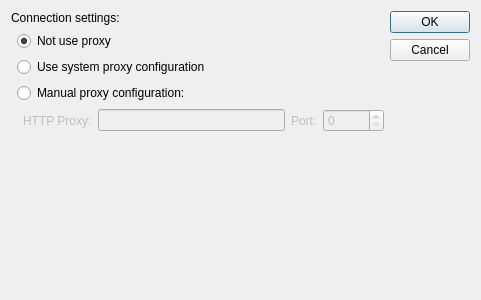
<?xml version="1.0" encoding="UTF-8"?>
<ui version="4.0">
 <class>NetworkConnectionsDialog</class>
 <widget class="QDialog" name="NetworkConnectionsDialog">
  <property name="geometry">
   <rect>
    <x>0</x>
    <y>0</y>
    <width>481</width>
    <height>300</height>
   </rect>
  </property>
  <property name="windowTitle">
   <string>Network Connections</string>
  </property>
  <layout class="QGridLayout" name="gridLayout">
   <item row="0" column="6" rowspan="6">
    <widget class="QDialogButtonBox" name="buttonBox">
     <property name="orientation">
      <enum>Qt::Vertical</enum>
     </property>
     <property name="standardButtons">
      <set>QDialogButtonBox::Cancel|QDialogButtonBox::Ok</set>
     </property>
    </widget>
   </item>
   <item row="2" column="1" colspan="5">
    <widget class="QRadioButton" name="systemProxyRadio">
     <property name="text">
      <string>Use system proxy configuration</string>
     </property>
    </widget>
   </item>
   <item row="4" column="4">
    <widget class="QLabel" name="portLabel">
     <property name="enabled">
      <bool>false</bool>
     </property>
     <property name="text">
      <string>Port:</string>
     </property>
    </widget>
   </item>
   <item row="1" column="1" colspan="5">
    <widget class="QRadioButton" name="notProxyRadio">
     <property name="text">
      <string>Not use proxy</string>
     </property>
     <property name="checked">
      <bool>true</bool>
     </property>
    </widget>
   </item>
   <item row="4" column="5">
    <widget class="QSpinBox" name="portSpin">
     <property name="enabled">
      <bool>false</bool>
     </property>
     <property name="maximum">
      <number>65535</number>
     </property>
    </widget>
   </item>
   <item row="3" column="1" colspan="5">
    <widget class="QRadioButton" name="manualProxyRadio">
     <property name="text">
      <string>Manual proxy configuration:</string>
     </property>
    </widget>
   </item>
   <item row="4" column="2">
    <widget class="QLabel" name="httpLabel">
     <property name="enabled">
      <bool>false</bool>
     </property>
     <property name="text">
      <string>HTTP Proxy:</string>
     </property>
    </widget>
   </item>
   <item row="4" column="3">
    <widget class="QLineEdit" name="httpLine">
     <property name="enabled">
      <bool>false</bool>
     </property>
     <property name="inputMask">
      <string/>
     </property>
    </widget>
   </item>
   <item row="5" column="2">
    <spacer name="verticalSpacer">
     <property name="orientation">
      <enum>Qt::Vertical</enum>
     </property>
     <property name="sizeHint" stdset="0">
      <size>
       <width>20</width>
       <height>40</height>
      </size>
     </property>
    </spacer>
   </item>
   <item row="0" column="0" colspan="6">
    <widget class="QLabel" name="label">
     <property name="text">
      <string>Connection settings:</string>
     </property>
    </widget>
   </item>
  </layout>
 </widget>
 <tabstops>
  <tabstop>notProxyRadio</tabstop>
  <tabstop>systemProxyRadio</tabstop>
  <tabstop>manualProxyRadio</tabstop>
  <tabstop>httpLine</tabstop>
  <tabstop>portSpin</tabstop>
  <tabstop>buttonBox</tabstop>
 </tabstops>
 <resources/>
 <connections>
  <connection>
   <sender>buttonBox</sender>
   <signal>accepted()</signal>
   <receiver>NetworkConnectionsDialog</receiver>
   <slot>accept()</slot>
   <hints>
    <hint type="sourcelabel">
     <x>248</x>
     <y>254</y>
    </hint>
    <hint type="destinationlabel">
     <x>157</x>
     <y>274</y>
    </hint>
   </hints>
  </connection>
  <connection>
   <sender>buttonBox</sender>
   <signal>rejected()</signal>
   <receiver>NetworkConnectionsDialog</receiver>
   <slot>reject()</slot>
   <hints>
    <hint type="sourcelabel">
     <x>316</x>
     <y>260</y>
    </hint>
    <hint type="destinationlabel">
     <x>286</x>
     <y>274</y>
    </hint>
   </hints>
  </connection>
  <connection>
   <sender>manualProxyRadio</sender>
   <signal>toggled(bool)</signal>
   <receiver>httpLabel</receiver>
   <slot>setEnabled(bool)</slot>
   <hints>
    <hint type="sourcelabel">
     <x>211</x>
     <y>98</y>
    </hint>
    <hint type="destinationlabel">
     <x>192</x>
     <y>129</y>
    </hint>
   </hints>
  </connection>
  <connection>
   <sender>manualProxyRadio</sender>
   <signal>toggled(bool)</signal>
   <receiver>httpLine</receiver>
   <slot>setEnabled(bool)</slot>
   <hints>
    <hint type="sourcelabel">
     <x>211</x>
     <y>98</y>
    </hint>
    <hint type="destinationlabel">
     <x>267</x>
     <y>129</y>
    </hint>
   </hints>
  </connection>
  <connection>
   <sender>manualProxyRadio</sender>
   <signal>toggled(bool)</signal>
   <receiver>portLabel</receiver>
   <slot>setEnabled(bool)</slot>
   <hints>
    <hint type="sourcelabel">
     <x>211</x>
     <y>98</y>
    </hint>
    <hint type="destinationlabel">
     <x>319</x>
     <y>129</y>
    </hint>
   </hints>
  </connection>
  <connection>
   <sender>manualProxyRadio</sender>
   <signal>toggled(bool)</signal>
   <receiver>portSpin</receiver>
   <slot>setEnabled(bool)</slot>
   <hints>
    <hint type="sourcelabel">
     <x>211</x>
     <y>98</y>
    </hint>
    <hint type="destinationlabel">
     <x>377</x>
     <y>129</y>
    </hint>
   </hints>
  </connection>
 </connections>
</ui>
